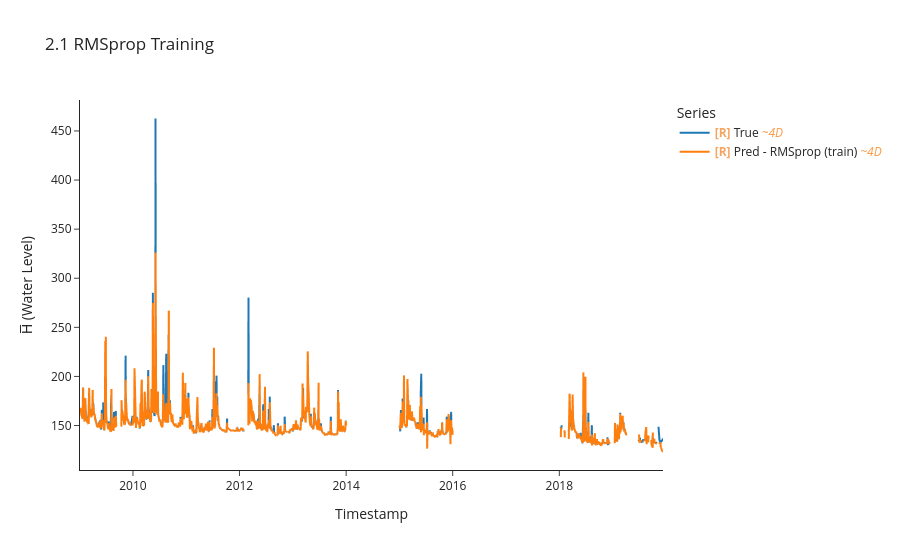

Write notebook code for a chart like this one.
### Markdown cell above
### RMS-Prop

### Code cell
import torch.optim as optim
torch.manual_seed(42)

model_rms, _, crit_rms = build_mlp(LOOKBACK * N_FEATURES, HORIZON)
opt_rms = optim.RMSprop(model_rms.parameters(), lr=1e-3, alpha=0.99)

y_tr_rms, y_pr_rms, idx_rms, losses_rms = uf.train_model_online(
    model_rms, opt_rms, crit_rms,
    BEST_TRAIN_DS, train_df,
    LOOKBACK, HORIZON, BATCH_SIZE,
    max_grad_norm=1.0,
)

uf.calculate_metrics_and_plot(
    {"RMSprop (train)": (y_tr_rms, y_pr_rms, idx_rms)},
    plot_title="2.1 RMSprop Training",
    export_metrics=True, export_html=True,
    export_file_name="results/training/online/p2_rmsprop",
)

### Figure 1 — Plotly figure (JSON) as saved in the notebook; plotly's stock layout.template omitted (floating-point values rounded to 4 significant figures; data arrays with more than 128 entries replaced by an {"elided": "..."} marker saying what was removed)
{"data": [{"hovertemplate": "Legend=True<br>Timestamp=%{x}<br>H̅ (Water Level)=%{y}<extra></extra>", "legendgroup": "True", "line": {"color": "#1f77b4", "dash": "solid", "width": 2}, "marker": {"symbol": "circle"}, "mode": "lines", "name": "<b style=\"color:sandybrown\">[R]</b> True <i style=\"color:#fc9944\">~4D</i>", "showlegend": true, "type": "scattergl", "uid": "76168647-166c-4fb7-83df-7d3b6037b4b2", "x": {"elided": "1011 str values"}, "xaxis": "x", "y": {"elided": "1011 float values"}, "yaxis": "y"}, {"hovertemplate": "Legend=Pred - RMSprop (train)<br>Timestamp=%{x}<br>H̅ (Water Level)=%{y}<extra></extra>", "legendgroup": "Pred - RMSprop (train)", "line": {"color": "#ff7f0e", "dash": "solid", "width": 2}, "marker": {"symbol": "circle"}, "mode": "lines", "name": "<b style=\"color:sandybrown\">[R]</b> Pred - RMSprop (train) <i style=\"color:#fc9944\">~4D</i>", "showlegend": true, "type": "scattergl", "uid": "6da00315-ec4c-44cf-a073-59de2d0887c0", "x": {"elided": "1014 str values"}, "xaxis": "x", "y": {"elided": "1014 float values"}, "yaxis": "y"}], "layout": {"height": 550, "legend": {"title": {"text": "Series"}, "tracegroupgap": 0}, "title": {"text": "2.1 RMSprop Training"}, "xaxis": {"anchor": "y", "domain": [0, 1], "title": {"text": "Timestamp"}}, "yaxis": {"anchor": "x", "domain": [0, 1], "title": {"text": "H̅ (Water Level)"}}}}
